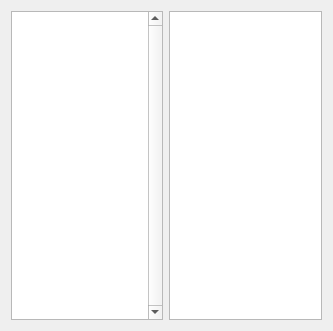
<?xml version="1.0" encoding="UTF-8"?>
<ui version="4.0">
 <class>ImageMapWindow</class>
 <widget class="QWidget" name="ImageMapWindow">
  <property name="geometry">
   <rect>
    <x>0</x>
    <y>0</y>
    <width>333</width>
    <height>331</height>
   </rect>
  </property>
  <property name="windowTitle">
   <string>Image Map</string>
  </property>
  <layout class="QHBoxLayout" name="horizontalLayout_2">
   <item>
    <widget class="QGraphicsView" name="graphicsView">
     <property name="verticalScrollBarPolicy">
      <enum>Qt::ScrollBarAlwaysOn</enum>
     </property>
     <property name="horizontalScrollBarPolicy">
      <enum>Qt::ScrollBarAlwaysOff</enum>
     </property>
    </widget>
   </item>
   <item alignment="Qt::AlignRight">
    <widget class="QListWidget" name="listWidget"/>
   </item>
  </layout>
 </widget>
 <resources/>
 <connections/>
</ui>
